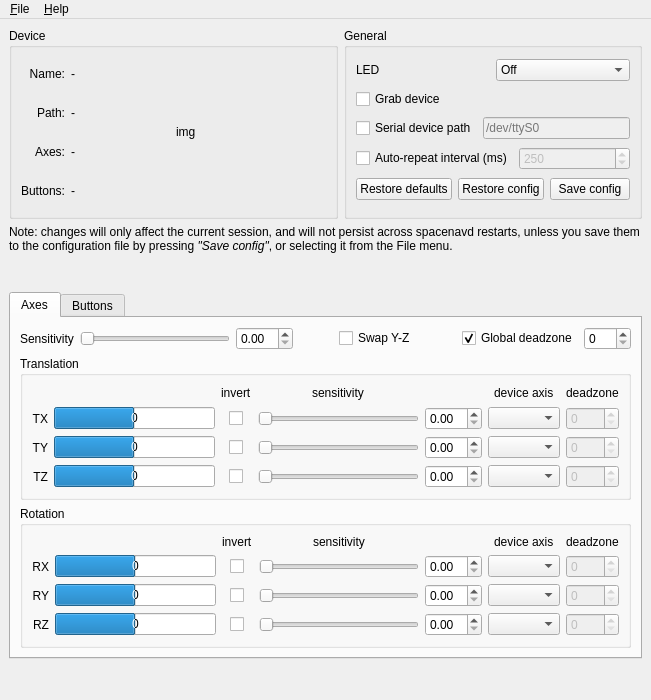
<?xml version="1.0" encoding="UTF-8"?>
<ui version="4.0">
 <class>win_main</class>
 <widget class="QMainWindow" name="win_main">
  <property name="geometry">
   <rect>
    <x>0</x>
    <y>0</y>
    <width>651</width>
    <height>700</height>
   </rect>
  </property>
  <property name="windowTitle">
   <string>Spacenav configuration</string>
  </property>
  <property name="windowIcon">
   <iconset theme=":/icons/spnavcfg-128x128.png">
    <normaloff>.</normaloff>.</iconset>
  </property>
  <widget class="QWidget" name="centralwidget">
   <layout class="QVBoxLayout" name="verticalLayout_3">
    <item>
     <layout class="QHBoxLayout" name="horizontalLayout_6">
      <item>
       <widget class="QGroupBox" name="groupBox">
        <property name="sizePolicy">
         <sizepolicy hsizetype="Expanding" vsizetype="Preferred">
          <horstretch>0</horstretch>
          <verstretch>0</verstretch>
         </sizepolicy>
        </property>
        <property name="title">
         <string>Device</string>
        </property>
        <layout class="QHBoxLayout" name="horizontalLayout">
         <item>
          <layout class="QGridLayout" name="gridLayout">
           <item row="0" column="0">
            <widget class="QLabel" name="label">
             <property name="text">
              <string>Name:</string>
             </property>
             <property name="alignment">
              <set>Qt::AlignRight|Qt::AlignTrailing|Qt::AlignVCenter</set>
             </property>
            </widget>
           </item>
           <item row="0" column="1">
            <widget class="QLabel" name="lb_devname">
             <property name="sizePolicy">
              <sizepolicy hsizetype="Expanding" vsizetype="Preferred">
               <horstretch>0</horstretch>
               <verstretch>0</verstretch>
              </sizepolicy>
             </property>
             <property name="text">
              <string>-</string>
             </property>
             <property name="alignment">
              <set>Qt::AlignLeading|Qt::AlignLeft|Qt::AlignVCenter</set>
             </property>
            </widget>
           </item>
           <item row="1" column="0">
            <widget class="QLabel" name="label_2">
             <property name="text">
              <string>Path:</string>
             </property>
             <property name="alignment">
              <set>Qt::AlignRight|Qt::AlignTrailing|Qt::AlignVCenter</set>
             </property>
            </widget>
           </item>
           <item row="1" column="1">
            <widget class="QLabel" name="lb_devfile">
             <property name="text">
              <string>-</string>
             </property>
             <property name="alignment">
              <set>Qt::AlignLeading|Qt::AlignLeft|Qt::AlignVCenter</set>
             </property>
            </widget>
           </item>
           <item row="2" column="0">
            <widget class="QLabel" name="label_3">
             <property name="text">
              <string>Axes:</string>
             </property>
             <property name="alignment">
              <set>Qt::AlignRight|Qt::AlignTrailing|Qt::AlignVCenter</set>
             </property>
            </widget>
           </item>
           <item row="2" column="1">
            <widget class="QLabel" name="lb_numaxes">
             <property name="text">
              <string>-</string>
             </property>
             <property name="alignment">
              <set>Qt::AlignLeading|Qt::AlignLeft|Qt::AlignVCenter</set>
             </property>
            </widget>
           </item>
           <item row="3" column="0">
            <widget class="QLabel" name="label_4">
             <property name="text">
              <string>Buttons:</string>
             </property>
             <property name="alignment">
              <set>Qt::AlignRight|Qt::AlignTrailing|Qt::AlignVCenter</set>
             </property>
            </widget>
           </item>
           <item row="3" column="1">
            <widget class="QLabel" name="lb_numbn">
             <property name="text">
              <string>-</string>
             </property>
             <property name="alignment">
              <set>Qt::AlignLeading|Qt::AlignLeft|Qt::AlignVCenter</set>
             </property>
            </widget>
           </item>
          </layout>
         </item>
         <item>
          <widget class="QLabel" name="img_dev">
           <property name="minimumSize">
            <size>
             <width>150</width>
             <height>150</height>
            </size>
           </property>
           <property name="text">
            <string>img</string>
           </property>
          </widget>
         </item>
        </layout>
       </widget>
      </item>
      <item>
       <widget class="QGroupBox" name="groupBox_2">
        <property name="sizePolicy">
         <sizepolicy hsizetype="Maximum" vsizetype="Preferred">
          <horstretch>0</horstretch>
          <verstretch>0</verstretch>
         </sizepolicy>
        </property>
        <property name="title">
         <string>General</string>
        </property>
        <layout class="QVBoxLayout" name="verticalLayout_2">
         <item>
          <layout class="QHBoxLayout" name="horizontalLayout_3">
           <item>
            <widget class="QLabel" name="label_18">
             <property name="text">
              <string>LED</string>
             </property>
            </widget>
           </item>
           <item>
            <widget class="QComboBox" name="combo_led">
             <item>
              <property name="text">
               <string>Off</string>
              </property>
             </item>
             <item>
              <property name="text">
               <string>On</string>
              </property>
             </item>
             <item>
              <property name="text">
               <string>Auto</string>
              </property>
             </item>
            </widget>
           </item>
          </layout>
         </item>
         <item>
          <widget class="QCheckBox" name="chk_grab">
           <property name="toolTip">
            <string>grabbing the device, spacenavd will prevent other programs from using it directly</string>
           </property>
           <property name="text">
            <string>Grab device</string>
           </property>
          </widget>
         </item>
         <item>
          <layout class="QHBoxLayout" name="horizontalLayout_4">
           <item>
            <widget class="QCheckBox" name="chk_serial">
             <property name="toolTip">
              <string>Use a serial device (specify path)</string>
             </property>
             <property name="text">
              <string>Serial device path</string>
             </property>
            </widget>
           </item>
           <item>
            <widget class="QLineEdit" name="ed_serpath">
             <property name="enabled">
              <bool>false</bool>
             </property>
             <property name="placeholderText">
              <string notr="true">/dev/ttyS0</string>
             </property>
            </widget>
           </item>
          </layout>
         </item>
         <item>
          <layout class="QHBoxLayout" name="horizontalLayout_5">
           <item>
            <widget class="QCheckBox" name="chk_repeat">
             <property name="toolTip">
              <string>You probably don't need this. Most devices keep sending input when held off-center.</string>
             </property>
             <property name="text">
              <string>Auto-repeat interval (ms)</string>
             </property>
            </widget>
           </item>
           <item>
            <widget class="QSpinBox" name="spin_repeat">
             <property name="enabled">
              <bool>false</bool>
             </property>
             <property name="minimum">
              <number>10</number>
             </property>
             <property name="maximum">
              <number>1000</number>
             </property>
             <property name="value">
              <number>250</number>
             </property>
            </widget>
           </item>
          </layout>
         </item>
         <item>
          <layout class="QHBoxLayout" name="horizontalLayout_7">
           <item>
            <widget class="QPushButton" name="bn_loaddef">
             <property name="toolTip">
              <string>Reset to default configuration</string>
             </property>
             <property name="text">
              <string>Restore defaults</string>
             </property>
            </widget>
           </item>
           <item>
            <widget class="QPushButton" name="bn_loadcfg">
             <property name="toolTip">
              <string>Restore configuration from /etc/spnavrc</string>
             </property>
             <property name="text">
              <string>Restore config</string>
             </property>
            </widget>
           </item>
           <item>
            <widget class="QPushButton" name="bn_savecfg">
             <property name="toolTip">
              <string>Permanently save configuration to /etc/spnavrc</string>
             </property>
             <property name="text">
              <string>Save config</string>
             </property>
            </widget>
           </item>
          </layout>
         </item>
        </layout>
       </widget>
      </item>
     </layout>
    </item>
    <item>
     <widget class="QLabel" name="label_19">
      <property name="text">
       <string>Note: changes will only affect the current session, and will not persist across spacenavd restarts, unless you save them to the configuration file by pressing &lt;em&gt;&quot;Save config&quot;&lt;/em&gt;, or selecting it from the File menu.</string>
      </property>
      <property name="wordWrap">
       <bool>true</bool>
      </property>
     </widget>
    </item>
    <item>
     <spacer name="verticalSpacer_2">
      <property name="orientation">
       <enum>Qt::Vertical</enum>
      </property>
      <property name="sizeType">
       <enum>QSizePolicy::MinimumExpanding</enum>
      </property>
      <property name="sizeHint" stdset="0">
       <size>
        <width>20</width>
        <height>0</height>
       </size>
      </property>
     </spacer>
    </item>
    <item>
     <widget class="QTabWidget" name="tabWidget_2">
      <property name="currentIndex">
       <number>0</number>
      </property>
      <widget class="QWidget" name="tab_axes">
       <attribute name="title">
        <string>Axes</string>
       </attribute>
       <layout class="QVBoxLayout" name="verticalLayout">
        <item>
         <layout class="QHBoxLayout" name="horizontalLayout_2">
          <item>
           <widget class="QLabel" name="label_5">
            <property name="text">
             <string>Sensitivity</string>
            </property>
           </widget>
          </item>
          <item>
           <widget class="QSlider" name="slider_sens">
            <property name="toolTip">
             <string>Global sensitivity</string>
            </property>
            <property name="maximum">
             <number>60</number>
            </property>
            <property name="pageStep">
             <number>10</number>
            </property>
            <property name="orientation">
             <enum>Qt::Horizontal</enum>
            </property>
           </widget>
          </item>
          <item>
           <widget class="QDoubleSpinBox" name="spin_sens">
            <property name="maximum">
             <double>10.000000000000000</double>
            </property>
            <property name="singleStep">
             <double>0.100000000000000</double>
            </property>
           </widget>
          </item>
          <item>
           <spacer name="horizontalSpacer">
            <property name="orientation">
             <enum>Qt::Horizontal</enum>
            </property>
            <property name="sizeType">
             <enum>QSizePolicy::Preferred</enum>
            </property>
            <property name="sizeHint" stdset="0">
             <size>
              <width>40</width>
              <height>20</height>
             </size>
            </property>
           </spacer>
          </item>
          <item>
           <widget class="QCheckBox" name="chk_swapyz">
            <property name="toolTip">
             <string>Swap the Y and Z axes (up/down - in/out)</string>
            </property>
            <property name="text">
             <string>Swap Y-Z</string>
            </property>
           </widget>
          </item>
          <item>
           <spacer name="horizontalSpacer_2">
            <property name="orientation">
             <enum>Qt::Horizontal</enum>
            </property>
            <property name="sizeType">
             <enum>QSizePolicy::Preferred</enum>
            </property>
            <property name="sizeHint" stdset="0">
             <size>
              <width>40</width>
              <height>20</height>
             </size>
            </property>
           </spacer>
          </item>
          <item>
           <widget class="QCheckBox" name="chk_dead_global">
            <property name="text">
             <string>Global deadzone</string>
            </property>
            <property name="checked">
             <bool>true</bool>
            </property>
           </widget>
          </item>
          <item>
           <widget class="QSpinBox" name="spin_dead">
            <property name="toolTip">
             <string>Deadzone for all axes</string>
            </property>
            <property name="maximum">
             <number>255</number>
            </property>
           </widget>
          </item>
         </layout>
        </item>
        <item>
         <widget class="QGroupBox" name="groupBox_3">
          <property name="sizePolicy">
           <sizepolicy hsizetype="MinimumExpanding" vsizetype="MinimumExpanding">
            <horstretch>0</horstretch>
            <verstretch>0</verstretch>
           </sizepolicy>
          </property>
          <property name="title">
           <string>Translation</string>
          </property>
          <layout class="QGridLayout" name="gridLayout_2">
           <item row="0" column="2" alignment="Qt::AlignHCenter">
            <widget class="QLabel" name="label_9">
             <property name="text">
              <string>invert</string>
             </property>
            </widget>
           </item>
           <item row="0" column="3" alignment="Qt::AlignHCenter">
            <widget class="QLabel" name="label_10">
             <property name="text">
              <string>sensitivity</string>
             </property>
            </widget>
           </item>
           <item row="0" column="5" alignment="Qt::AlignHCenter">
            <widget class="QLabel" name="label_11">
             <property name="text">
              <string>device axis</string>
             </property>
            </widget>
           </item>
           <item row="0" column="6" alignment="Qt::AlignHCenter">
            <widget class="QLabel" name="label_20">
             <property name="text">
              <string>deadzone</string>
             </property>
            </widget>
           </item>
           <item row="1" column="0">
            <widget class="QLabel" name="label_6">
             <property name="text">
              <string>TX</string>
             </property>
             <property name="alignment">
              <set>Qt::AlignRight|Qt::AlignTrailing|Qt::AlignVCenter</set>
             </property>
            </widget>
           </item>
           <item row="1" column="1">
            <widget class="QProgressBar" name="prog_tx">
             <property name="minimum">
              <number>-128</number>
             </property>
             <property name="maximum">
              <number>127</number>
             </property>
             <property name="value">
              <number>0</number>
             </property>
             <property name="invertedAppearance">
              <bool>false</bool>
             </property>
             <property name="format">
              <string>%v</string>
             </property>
            </widget>
           </item>
           <item row="1" column="2" alignment="Qt::AlignHCenter">
            <widget class="QCheckBox" name="chk_inv_tx">
             <property name="toolTip">
              <string>invert X axis translation</string>
             </property>
             <property name="text">
              <string/>
             </property>
            </widget>
           </item>
           <item row="1" column="3">
            <widget class="QSlider" name="slider_sens_tx">
             <property name="toolTip">
              <string>X axis translation sensitivity</string>
             </property>
             <property name="maximum">
              <number>60</number>
             </property>
             <property name="orientation">
              <enum>Qt::Horizontal</enum>
             </property>
            </widget>
           </item>
           <item row="1" column="4">
            <widget class="QDoubleSpinBox" name="spin_sens_tx">
             <property name="maximum">
              <double>10.000000000000000</double>
             </property>
             <property name="singleStep">
              <double>0.100000000000000</double>
             </property>
            </widget>
           </item>
           <item row="1" column="5">
            <widget class="QComboBox" name="combo_axismap_tx">
             <property name="toolTip">
              <string>Select which device axis affects X translation</string>
             </property>
            </widget>
           </item>
           <item row="1" column="6">
            <widget class="QSpinBox" name="spin_dead_tx">
             <property name="enabled">
              <bool>false</bool>
             </property>
             <property name="maximum">
              <number>255</number>
             </property>
            </widget>
           </item>
           <item row="2" column="0">
            <widget class="QLabel" name="label_7">
             <property name="text">
              <string>TY</string>
             </property>
             <property name="alignment">
              <set>Qt::AlignRight|Qt::AlignTrailing|Qt::AlignVCenter</set>
             </property>
            </widget>
           </item>
           <item row="2" column="1">
            <widget class="QProgressBar" name="prog_ty">
             <property name="minimum">
              <number>-128</number>
             </property>
             <property name="maximum">
              <number>127</number>
             </property>
             <property name="value">
              <number>0</number>
             </property>
             <property name="invertedAppearance">
              <bool>false</bool>
             </property>
             <property name="format">
              <string>%v</string>
             </property>
            </widget>
           </item>
           <item row="2" column="2" alignment="Qt::AlignHCenter">
            <widget class="QCheckBox" name="chk_inv_ty">
             <property name="toolTip">
              <string>invert Y axis translation</string>
             </property>
             <property name="text">
              <string/>
             </property>
            </widget>
           </item>
           <item row="2" column="3">
            <widget class="QSlider" name="slider_sens_ty">
             <property name="toolTip">
              <string>Y axis translation sensitivity</string>
             </property>
             <property name="maximum">
              <number>60</number>
             </property>
             <property name="orientation">
              <enum>Qt::Horizontal</enum>
             </property>
            </widget>
           </item>
           <item row="2" column="4">
            <widget class="QDoubleSpinBox" name="spin_sens_ty">
             <property name="maximum">
              <double>10.000000000000000</double>
             </property>
             <property name="singleStep">
              <double>0.100000000000000</double>
             </property>
            </widget>
           </item>
           <item row="2" column="5">
            <widget class="QComboBox" name="combo_axismap_ty">
             <property name="toolTip">
              <string>Select which device axis affects Y translation</string>
             </property>
            </widget>
           </item>
           <item row="2" column="6">
            <widget class="QSpinBox" name="spin_dead_ty">
             <property name="enabled">
              <bool>false</bool>
             </property>
             <property name="maximum">
              <number>255</number>
             </property>
            </widget>
           </item>
           <item row="3" column="0">
            <widget class="QLabel" name="label_8">
             <property name="text">
              <string>TZ</string>
             </property>
             <property name="alignment">
              <set>Qt::AlignRight|Qt::AlignTrailing|Qt::AlignVCenter</set>
             </property>
            </widget>
           </item>
           <item row="3" column="1">
            <widget class="QProgressBar" name="prog_tz">
             <property name="minimum">
              <number>-128</number>
             </property>
             <property name="maximum">
              <number>127</number>
             </property>
             <property name="value">
              <number>0</number>
             </property>
             <property name="invertedAppearance">
              <bool>false</bool>
             </property>
             <property name="format">
              <string>%v</string>
             </property>
            </widget>
           </item>
           <item row="3" column="2" alignment="Qt::AlignHCenter">
            <widget class="QCheckBox" name="chk_inv_tz">
             <property name="toolTip">
              <string>invert Z axis translation</string>
             </property>
             <property name="text">
              <string/>
             </property>
            </widget>
           </item>
           <item row="3" column="3">
            <widget class="QSlider" name="slider_sens_tz">
             <property name="toolTip">
              <string>Z axis translation sensitivity</string>
             </property>
             <property name="maximum">
              <number>60</number>
             </property>
             <property name="orientation">
              <enum>Qt::Horizontal</enum>
             </property>
            </widget>
           </item>
           <item row="3" column="4">
            <widget class="QDoubleSpinBox" name="spin_sens_tz">
             <property name="maximum">
              <double>10.000000000000000</double>
             </property>
             <property name="singleStep">
              <double>0.100000000000000</double>
             </property>
            </widget>
           </item>
           <item row="3" column="5">
            <widget class="QComboBox" name="combo_axismap_tz">
             <property name="toolTip">
              <string>Select which device axis affects Z translation</string>
             </property>
            </widget>
           </item>
           <item row="3" column="6">
            <widget class="QSpinBox" name="spin_dead_tz">
             <property name="enabled">
              <bool>false</bool>
             </property>
             <property name="maximum">
              <number>255</number>
             </property>
            </widget>
           </item>
          </layout>
         </widget>
        </item>
        <item>
         <widget class="QGroupBox" name="groupBox_4">
          <property name="title">
           <string>Rotation</string>
          </property>
          <layout class="QGridLayout" name="gridLayout_3">
           <item row="0" column="2" alignment="Qt::AlignHCenter">
            <widget class="QLabel" name="label_12">
             <property name="text">
              <string>invert</string>
             </property>
            </widget>
           </item>
           <item row="0" column="3" alignment="Qt::AlignHCenter">
            <widget class="QLabel" name="label_13">
             <property name="text">
              <string>sensitivity</string>
             </property>
            </widget>
           </item>
           <item row="0" column="5" alignment="Qt::AlignHCenter">
            <widget class="QLabel" name="label_14">
             <property name="text">
              <string>device axis</string>
             </property>
            </widget>
           </item>
           <item row="0" column="6" alignment="Qt::AlignHCenter">
            <widget class="QLabel" name="label_21">
             <property name="text">
              <string>deadzone</string>
             </property>
            </widget>
           </item>
           <item row="1" column="0">
            <widget class="QLabel" name="label_15">
             <property name="text">
              <string>RX</string>
             </property>
             <property name="alignment">
              <set>Qt::AlignRight|Qt::AlignTrailing|Qt::AlignVCenter</set>
             </property>
            </widget>
           </item>
           <item row="1" column="1">
            <widget class="QProgressBar" name="prog_rx">
             <property name="minimum">
              <number>-128</number>
             </property>
             <property name="maximum">
              <number>127</number>
             </property>
             <property name="value">
              <number>0</number>
             </property>
             <property name="invertedAppearance">
              <bool>false</bool>
             </property>
             <property name="format">
              <string>%v</string>
             </property>
            </widget>
           </item>
           <item row="1" column="2" alignment="Qt::AlignHCenter">
            <widget class="QCheckBox" name="chk_inv_rx">
             <property name="toolTip">
              <string>invert X axis rotation</string>
             </property>
             <property name="text">
              <string/>
             </property>
            </widget>
           </item>
           <item row="1" column="3">
            <widget class="QSlider" name="slider_sens_rx">
             <property name="toolTip">
              <string>X axis rotation sensitivity</string>
             </property>
             <property name="maximum">
              <number>60</number>
             </property>
             <property name="orientation">
              <enum>Qt::Horizontal</enum>
             </property>
            </widget>
           </item>
           <item row="1" column="4">
            <widget class="QDoubleSpinBox" name="spin_sens_rx">
             <property name="maximum">
              <double>10.000000000000000</double>
             </property>
             <property name="singleStep">
              <double>0.100000000000000</double>
             </property>
            </widget>
           </item>
           <item row="1" column="5">
            <widget class="QComboBox" name="combo_axismap_rx">
             <property name="toolTip">
              <string>Select which device axis affects X rotation</string>
             </property>
            </widget>
           </item>
           <item row="1" column="6">
            <widget class="QSpinBox" name="spin_dead_rx">
             <property name="enabled">
              <bool>false</bool>
             </property>
             <property name="maximum">
              <number>255</number>
             </property>
            </widget>
           </item>
           <item row="2" column="0">
            <widget class="QLabel" name="label_16">
             <property name="text">
              <string>RY</string>
             </property>
             <property name="alignment">
              <set>Qt::AlignRight|Qt::AlignTrailing|Qt::AlignVCenter</set>
             </property>
            </widget>
           </item>
           <item row="2" column="1">
            <widget class="QProgressBar" name="prog_ry">
             <property name="minimum">
              <number>-128</number>
             </property>
             <property name="maximum">
              <number>127</number>
             </property>
             <property name="value">
              <number>0</number>
             </property>
             <property name="invertedAppearance">
              <bool>false</bool>
             </property>
             <property name="format">
              <string>%v</string>
             </property>
            </widget>
           </item>
           <item row="2" column="2" alignment="Qt::AlignHCenter">
            <widget class="QCheckBox" name="chk_inv_ry">
             <property name="toolTip">
              <string>invert Y axis rotation</string>
             </property>
             <property name="text">
              <string/>
             </property>
            </widget>
           </item>
           <item row="2" column="3">
            <widget class="QSlider" name="slider_sens_ry">
             <property name="toolTip">
              <string>Y axis rotation sensitivity</string>
             </property>
             <property name="maximum">
              <number>60</number>
             </property>
             <property name="orientation">
              <enum>Qt::Horizontal</enum>
             </property>
            </widget>
           </item>
           <item row="2" column="4">
            <widget class="QDoubleSpinBox" name="spin_sens_ry">
             <property name="maximum">
              <double>10.000000000000000</double>
             </property>
             <property name="singleStep">
              <double>0.100000000000000</double>
             </property>
            </widget>
           </item>
           <item row="2" column="5">
            <widget class="QComboBox" name="combo_axismap_ry">
             <property name="toolTip">
              <string>Select which device axis affects Y rotation</string>
             </property>
            </widget>
           </item>
           <item row="2" column="6">
            <widget class="QSpinBox" name="spin_dead_ry">
             <property name="enabled">
              <bool>false</bool>
             </property>
             <property name="maximum">
              <number>255</number>
             </property>
            </widget>
           </item>
           <item row="3" column="0">
            <widget class="QLabel" name="label_17">
             <property name="text">
              <string>RZ</string>
             </property>
             <property name="alignment">
              <set>Qt::AlignRight|Qt::AlignTrailing|Qt::AlignVCenter</set>
             </property>
            </widget>
           </item>
           <item row="3" column="1">
            <widget class="QProgressBar" name="prog_rz">
             <property name="minimum">
              <number>-128</number>
             </property>
             <property name="maximum">
              <number>127</number>
             </property>
             <property name="value">
              <number>0</number>
             </property>
             <property name="invertedAppearance">
              <bool>false</bool>
             </property>
             <property name="format">
              <string>%v</string>
             </property>
            </widget>
           </item>
           <item row="3" column="2" alignment="Qt::AlignHCenter">
            <widget class="QCheckBox" name="chk_inv_rz">
             <property name="toolTip">
              <string>invert Z axis rotation</string>
             </property>
             <property name="text">
              <string/>
             </property>
            </widget>
           </item>
           <item row="3" column="3">
            <widget class="QSlider" name="slider_sens_rz">
             <property name="toolTip">
              <string>Z axis rotation sensitivity</string>
             </property>
             <property name="maximum">
              <number>60</number>
             </property>
             <property name="orientation">
              <enum>Qt::Horizontal</enum>
             </property>
            </widget>
           </item>
           <item row="3" column="4">
            <widget class="QDoubleSpinBox" name="spin_sens_rz">
             <property name="maximum">
              <double>10.000000000000000</double>
             </property>
             <property name="singleStep">
              <double>0.100000000000000</double>
             </property>
            </widget>
           </item>
           <item row="3" column="5">
            <widget class="QComboBox" name="combo_axismap_rz">
             <property name="toolTip">
              <string>Select which device axis affects Z rotation</string>
             </property>
            </widget>
           </item>
           <item row="3" column="6">
            <widget class="QSpinBox" name="spin_dead_rz">
             <property name="enabled">
              <bool>false</bool>
             </property>
             <property name="maximum">
              <number>255</number>
             </property>
            </widget>
           </item>
          </layout>
         </widget>
        </item>
       </layout>
      </widget>
      <widget class="QWidget" name="tab_buttons">
       <attribute name="title">
        <string>Buttons</string>
       </attribute>
       <layout class="QVBoxLayout" name="verticalLayout_4">
        <item>
         <widget class="QLabel" name="lb_bnstate">
          <property name="text">
           <string>Buttons pressed:</string>
          </property>
         </widget>
        </item>
        <item>
         <widget class="QScrollArea" name="scroll_area_buttons">
          <property name="widgetResizable">
           <bool>true</bool>
          </property>
          <widget class="QWidget" name="scroll_area_buttons_cont">
           <property name="geometry">
            <rect>
             <x>0</x>
             <y>0</y>
             <width>615</width>
             <height>323</height>
            </rect>
           </property>
          </widget>
         </widget>
        </item>
       </layout>
      </widget>
     </widget>
    </item>
    <item>
     <spacer name="verticalSpacer">
      <property name="orientation">
       <enum>Qt::Vertical</enum>
      </property>
      <property name="sizeType">
       <enum>QSizePolicy::MinimumExpanding</enum>
      </property>
      <property name="sizeHint" stdset="0">
       <size>
        <width>20</width>
        <height>0</height>
       </size>
      </property>
     </spacer>
    </item>
   </layout>
  </widget>
  <widget class="QMenuBar" name="menuBar">
   <property name="geometry">
    <rect>
     <x>0</x>
     <y>0</y>
     <width>651</width>
     <height>27</height>
    </rect>
   </property>
   <widget class="QMenu" name="menu_File">
    <property name="title">
     <string>&amp;File</string>
    </property>
    <addaction name="act_default"/>
    <addaction name="act_loadcfg"/>
    <addaction name="act_savecfg"/>
    <addaction name="separator"/>
    <addaction name="act_quit"/>
   </widget>
   <widget class="QMenu" name="menu_Help">
    <property name="title">
     <string>&amp;Help</string>
    </property>
    <addaction name="act_about"/>
   </widget>
   <addaction name="menu_File"/>
   <addaction name="menu_Help"/>
  </widget>
  <action name="act_default">
   <property name="text">
    <string>Restore &amp;defaults</string>
   </property>
  </action>
  <action name="act_loadcfg">
   <property name="text">
    <string>&amp;Restore config</string>
   </property>
  </action>
  <action name="act_savecfg">
   <property name="text">
    <string>&amp;Save config</string>
   </property>
  </action>
  <action name="act_quit">
   <property name="text">
    <string>&amp;Quit</string>
   </property>
  </action>
  <action name="act_about">
   <property name="text">
    <string>&amp;About</string>
   </property>
  </action>
 </widget>
 <resources/>
 <connections>
  <connection>
   <sender>chk_serial</sender>
   <signal>toggled(bool)</signal>
   <receiver>ed_serpath</receiver>
   <slot>setEnabled(bool)</slot>
   <hints>
    <hint type="sourcelabel">
     <x>592</x>
     <y>128</y>
    </hint>
    <hint type="destinationlabel">
     <x>776</x>
     <y>151</y>
    </hint>
   </hints>
  </connection>
  <connection>
   <sender>chk_repeat</sender>
   <signal>toggled(bool)</signal>
   <receiver>spin_repeat</receiver>
   <slot>setEnabled(bool)</slot>
   <hints>
    <hint type="sourcelabel">
     <x>654</x>
     <y>183</y>
    </hint>
    <hint type="destinationlabel">
     <x>776</x>
     <y>185</y>
    </hint>
   </hints>
  </connection>
  <connection>
   <sender>chk_dead_global</sender>
   <signal>toggled(bool)</signal>
   <receiver>spin_dead_tx</receiver>
   <slot>setDisabled(bool)</slot>
   <hints>
    <hint type="sourcelabel">
     <x>718</x>
     <y>307</y>
    </hint>
    <hint type="destinationlabel">
     <x>767</x>
     <y>394</y>
    </hint>
   </hints>
  </connection>
  <connection>
   <sender>chk_dead_global</sender>
   <signal>toggled(bool)</signal>
   <receiver>spin_dead_ty</receiver>
   <slot>setDisabled(bool)</slot>
   <hints>
    <hint type="sourcelabel">
     <x>712</x>
     <y>286</y>
    </hint>
    <hint type="destinationlabel">
     <x>767</x>
     <y>429</y>
    </hint>
   </hints>
  </connection>
  <connection>
   <sender>chk_dead_global</sender>
   <signal>toggled(bool)</signal>
   <receiver>spin_dead_tz</receiver>
   <slot>setDisabled(bool)</slot>
   <hints>
    <hint type="sourcelabel">
     <x>718</x>
     <y>307</y>
    </hint>
    <hint type="destinationlabel">
     <x>767</x>
     <y>463</y>
    </hint>
   </hints>
  </connection>
  <connection>
   <sender>chk_dead_global</sender>
   <signal>toggled(bool)</signal>
   <receiver>spin_dead_rx</receiver>
   <slot>setDisabled(bool)</slot>
   <hints>
    <hint type="sourcelabel">
     <x>718</x>
     <y>307</y>
    </hint>
    <hint type="destinationlabel">
     <x>767</x>
     <y>559</y>
    </hint>
   </hints>
  </connection>
  <connection>
   <sender>chk_dead_global</sender>
   <signal>toggled(bool)</signal>
   <receiver>spin_dead_ry</receiver>
   <slot>setDisabled(bool)</slot>
   <hints>
    <hint type="sourcelabel">
     <x>718</x>
     <y>307</y>
    </hint>
    <hint type="destinationlabel">
     <x>739</x>
     <y>587</y>
    </hint>
   </hints>
  </connection>
  <connection>
   <sender>chk_dead_global</sender>
   <signal>toggled(bool)</signal>
   <receiver>spin_dead_rz</receiver>
   <slot>setDisabled(bool)</slot>
   <hints>
    <hint type="sourcelabel">
     <x>718</x>
     <y>307</y>
    </hint>
    <hint type="destinationlabel">
     <x>753</x>
     <y>631</y>
    </hint>
   </hints>
  </connection>
  <connection>
   <sender>chk_dead_global</sender>
   <signal>toggled(bool)</signal>
   <receiver>spin_dead</receiver>
   <slot>setEnabled(bool)</slot>
   <hints>
    <hint type="sourcelabel">
     <x>718</x>
     <y>307</y>
    </hint>
    <hint type="destinationlabel">
     <x>778</x>
     <y>309</y>
    </hint>
   </hints>
  </connection>
  <connection>
   <sender>act_quit</sender>
   <signal>triggered()</signal>
   <receiver>win_main</receiver>
   <slot>close()</slot>
   <hints>
    <hint type="sourcelabel">
     <x>-1</x>
     <y>-1</y>
    </hint>
    <hint type="destinationlabel">
     <x>399</x>
     <y>333</y>
    </hint>
   </hints>
  </connection>
  <connection>
   <sender>bn_loaddef</sender>
   <signal>clicked()</signal>
   <receiver>act_default</receiver>
   <slot>trigger()</slot>
   <hints>
    <hint type="sourcelabel">
     <x>521</x>
     <y>206</y>
    </hint>
    <hint type="destinationlabel">
     <x>-1</x>
     <y>-1</y>
    </hint>
   </hints>
  </connection>
  <connection>
   <sender>bn_loadcfg</sender>
   <signal>clicked()</signal>
   <receiver>act_loadcfg</receiver>
   <slot>trigger()</slot>
   <hints>
    <hint type="sourcelabel">
     <x>635</x>
     <y>206</y>
    </hint>
    <hint type="destinationlabel">
     <x>-1</x>
     <y>-1</y>
    </hint>
   </hints>
  </connection>
  <connection>
   <sender>bn_savecfg</sender>
   <signal>clicked()</signal>
   <receiver>act_savecfg</receiver>
   <slot>trigger()</slot>
   <hints>
    <hint type="sourcelabel">
     <x>734</x>
     <y>206</y>
    </hint>
    <hint type="destinationlabel">
     <x>-1</x>
     <y>-1</y>
    </hint>
   </hints>
  </connection>
 </connections>
 <slots>
  <slot>slider_moved(int)</slot>
 </slots>
</ui>
